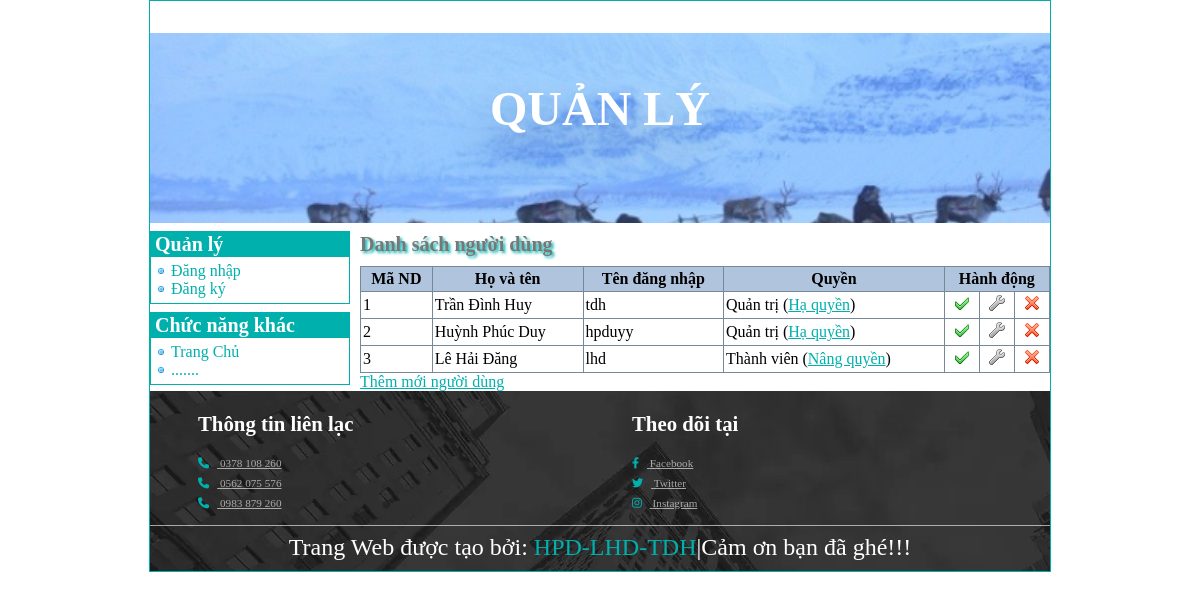
Screenshot of /Admin/index.php?do=nguoidung with the database file from the repository.
### tables this page shows
CREATE TABLE `tbl_nguoidung` (
  `MaNguoiDung` int(10) NOT NULL,
  `TenNguoiDung` varchar(50) NOT NULL,
  `TenDangNhap` varchar(50) NOT NULL,
  `MatKhau` varchar(100) NOT NULL,
  `QuyenHan` tinyint(1) NOT NULL,
  `Khoa` tinyint(1) NOT NULL
);

### Admin/nguoidung.php (the view, shortened to what this page needs)
<?php
	$sql = "SELECT * FROM `tbl_nguoidung` WHERE 1";
	$danhsach = $connect->query($sql);
?>
<h3>Danh sách người dùng</h3>
<table class="DanhSach">
	<tr>
		<th>Mã ND</th>
		<th>Họ và tên</th>
		<th>Tên đăng nhập</th>
		<th>Quyền</th>
		<th colspan="3">Hành động</th>
	</tr>
	<?php
		while ($dong = $danhsach->fetch_array(MYSQLI_ASSOC))
		{
			echo "<tr  bgcolor='#ffffff' onmouseover='this.style.background=\"#dee3e7\"' onmouseout='this.style.background=\"#ffffff\"'>";
				echo "<td>" . $dong["MaNguoiDung"] . "</td>";
				echo "<td>" . $dong["TenNguoiDung"] . "</td>";
				echo "<td>" . $dong["TenDangNhap"] . "</td>";
				echo "<td>";
					if($dong["QuyenHan"] == 1)
						echo "Quản trị (<a href='index.php?do=nguoidung_kichhoat&id=" . $dong["MaNguoiDung"] . "&quyen=2'>Hạ quyền</a>)";
					else
						echo "Thành viên (<a href='index.php?do=nguoidung_kichhoat&id=" . $dong["MaNguoiDung"] . "&quyen=1'>Nâng quyền</a>)";
				echo "</td>";
				echo "<td align='center'>";
					if($dong["Khoa"] == 0)
						echo "<a href='index.php?do=nguoidung_kichhoat&id=" . $dong["MaNguoiDung"] . "&khoa=1'><img src='images/active.png' /></a>";
					else
						echo "<a href='index.php?do=nguoidung_kichhoat&id=" . $dong["MaNguoiDung"] . "&khoa=0'><img src='images/ban.png' /></a>";
				echo "</td>";
				echo "<td align='center'><a href='index.php?do=nguoidung_sua&id=" . $dong["MaNguoiDung"] . "'><img src='images/edit.png' /></a></td>";
				echo "<td align='center'><a href='index.php?do=nguoidung_xoa&id=" . $dong["MaNguoiDung"] . "' onclick='return confirm(\"Bạn có muốn xóa người dùng " . $dong['TenNguoiDung'] . " không?\")'><img src='images/delete.png' /></a></td>";
			echo "</tr>";
		}
	?>
</table>
<a href="index.php?do=dangky">Thêm mới người dùng</a>

### Admin/css/styleadmin.css (style rules this page uses)
:root { --main--color:#00B0AD; --black:#222; --white:#fff; --light-black:#777; --light-white:#fff9; --dark-bg:rgba(0,0,0,.7); --light-bg:#eee; --border:.1rem solid var(--black); --box-shadow:0 .5rem 1rem rgba(0,0,0,.1); --text-shadow:0 1.5rem 3rem rgba(0,0,0,.3); }
body { margin: 0; }
#BenPhai h3 { font-size: 20px; padding: 2px 0 10px 0; color: var(--light-black); font-family: Tahoma; margin-top: 8px; margin-bottom: 0; text-shadow: 2px 2px 3px var(--main--color); }
a:-webkit-any-link { color: var(--main--color); }
table.DanhSach { width: 100%; border-collapse: collapse; }
table.DanhSach th { border: 1px solid #778899; padding: 3px 2px 3px 2px; background: #b0c4de; }
table.DanhSach td { border: 1px solid #778899; padding: 3px 2px 3px 2px; }

### rows the page displays
tbl_nguoidung: MaNguoiDung "1", TenNguoiDung "Trần Đình Huy", TenDangNhap "tdh", Khoa 0 (drawn)
tbl_nguoidung: MaNguoiDung "2", TenNguoiDung "Huỳnh Phúc Duy", TenDangNhap "hpduyy", Khoa 0 (drawn)
tbl_nguoidung: MaNguoiDung "3", TenNguoiDung "Lê Hải Đăng", TenDangNhap "lhd", Khoa 0 (drawn)
